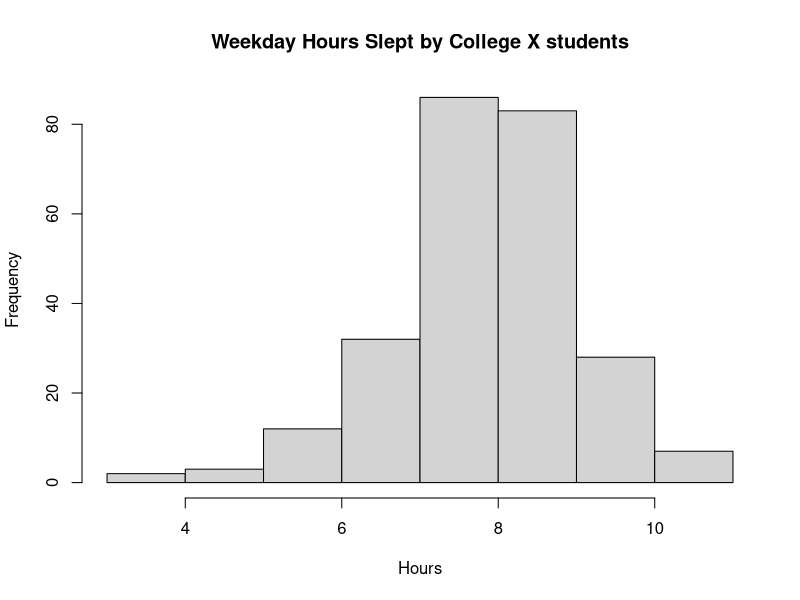
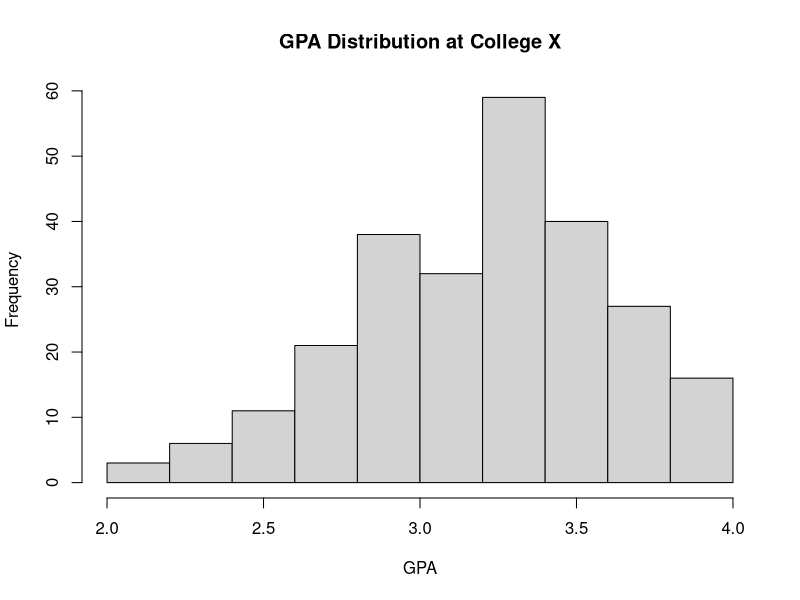
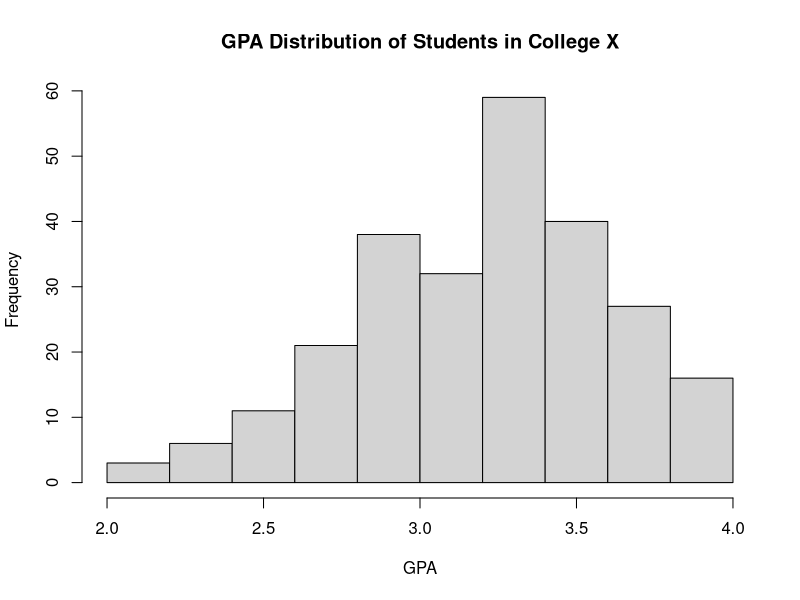
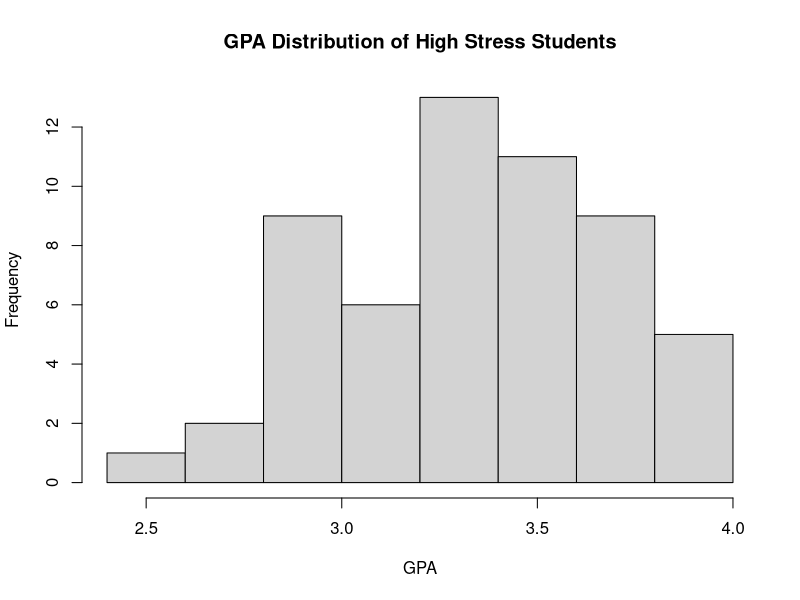
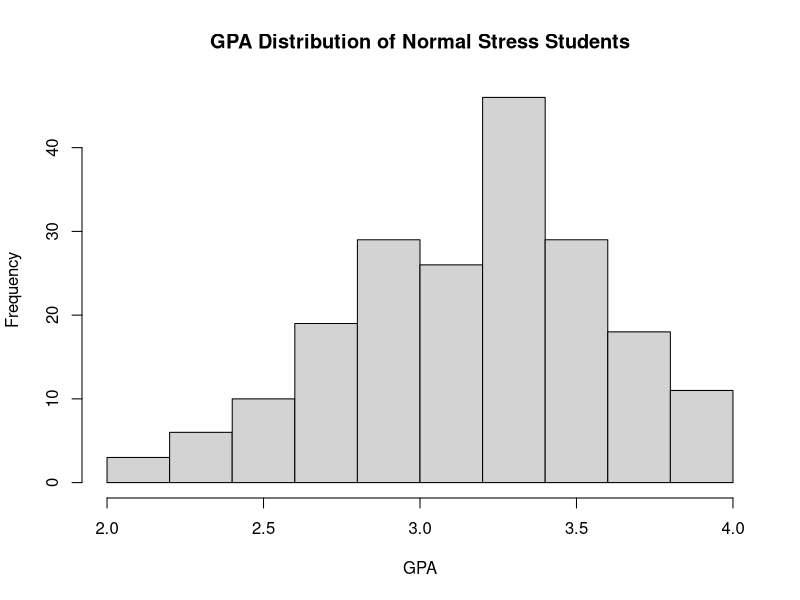

These figures' R source, in order:
## ---- chunk 1
#Source the source code
#source("lab6-source-code.R")
#Import the data
lab6.data <- read.csv("lab6-data.csv", header = T)
#Attach the data
attach(lab6.data)
## ---- chunk 2
# Make a piece of exploratory data analysis.
hist(WeekdaySleep, main = "Weekday Hours Slept by College X students", xlab = "Hours", ylab = "Frequency")
mean(WeekdaySleep)
## ---- chunk 3
t.test(WeekdaySleep, mu = 6.8, alternative = "less")
t.test(WeekdaySleep, mu = 6.8, alternative = "greater")
## ---- chunk 4
# Make a piece of exploratory data analysis.
hist(GPA, main = "GPA Distribution at College X", xlab = "GPA", ylab = "Frequency")
mean(GPA)
## ---- chunk 5
t.test(GPA, mu = 3.1, alternative = "less")
t.test(GPA, mu = 3.1, alternative = "greater")
## ---- chunk 6
# Make a piece of exploratory data analysis.
table(Gender, Stress)
38/151
18/102
## ---- chunk 7
prop.test(table(Gender, Stress))
## ---- chunk 8
# Make a piece of exploratory data analysis.
hist(GPA, main = "GPA Distribution of Students in College X")
table(GPA, Stress)
highStressGPA <- subset(GPA, Stress == "high")
normStressGPA <- subset(GPA, Stress == "normal")
hist(highStressGPA, main = "GPA Distribution of High Stress Students", xlab = "GPA")
mean(highStressGPA)
hist(normStressGPA, main = "GPA Distribution of Normal Stress Students", xlab = "GPA")
mean(normStressGPA)
## ---- chunk 9
t.test(GPA~Stress)
